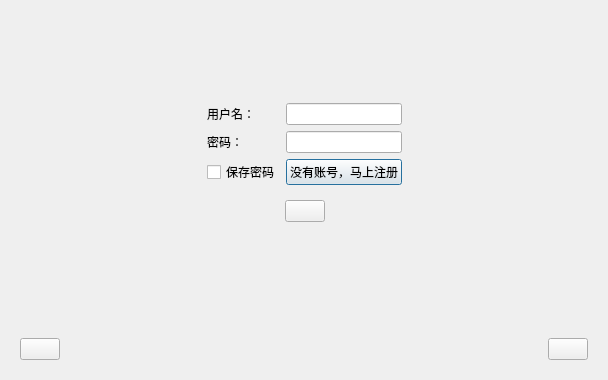
<?xml version="1.0" encoding="UTF-8"?>
<ui version="4.0">
 <class>Login</class>
 <widget class="QDialog" name="Login">
  <property name="geometry">
   <rect>
    <x>0</x>
    <y>0</y>
    <width>608</width>
    <height>380</height>
   </rect>
  </property>
  <property name="windowTitle">
   <string>Dialog</string>
  </property>
  <layout class="QVBoxLayout" name="verticalLayout_2">
   <item>
    <widget class="QStackedWidget" name="stackedWidget">
     <widget class="QWidget" name="page">
      <layout class="QVBoxLayout" name="verticalLayout">
       <item>
        <spacer name="verticalSpacer">
         <property name="orientation">
          <enum>Qt::Vertical</enum>
         </property>
         <property name="sizeHint" stdset="0">
          <size>
           <width>20</width>
           <height>29</height>
          </size>
         </property>
        </spacer>
       </item>
       <item>
        <widget class="QWidget" name="widget" native="true">
         <layout class="QHBoxLayout" name="horizontalLayout">
          <item>
           <spacer name="horizontalSpacer_5">
            <property name="orientation">
             <enum>Qt::Horizontal</enum>
            </property>
            <property name="sizeHint" stdset="0">
             <size>
              <width>40</width>
              <height>20</height>
             </size>
            </property>
           </spacer>
          </item>
          <item>
           <widget class="QWidget" name="widget_2" native="true">
            <layout class="QGridLayout" name="gridLayout">
             <item row="0" column="0">
              <widget class="QLabel" name="label">
               <property name="text">
                <string>用户名：</string>
               </property>
              </widget>
             </item>
             <item row="0" column="1">
              <widget class="QLineEdit" name="userName"/>
             </item>
             <item row="1" column="0">
              <widget class="QLabel" name="label_2">
               <property name="text">
                <string>密码：</string>
               </property>
              </widget>
             </item>
             <item row="1" column="1">
              <widget class="QLineEdit" name="passwd"/>
             </item>
             <item row="2" column="0">
              <widget class="QCheckBox" name="savePwd">
               <property name="text">
                <string>保存密码</string>
               </property>
              </widget>
             </item>
             <item row="2" column="1">
              <widget class="QPushButton" name="regUser">
               <property name="text">
                <string>没有账号，马上注册</string>
               </property>
              </widget>
             </item>
             <item row="3" column="0" colspan="2">
              <widget class="QWidget" name="widget_3" native="true">
               <layout class="QHBoxLayout" name="horizontalLayout_2">
                <item>
                 <spacer name="horizontalSpacer_3">
                  <property name="orientation">
                   <enum>Qt::Horizontal</enum>
                  </property>
                  <property name="sizeHint" stdset="0">
                   <size>
                    <width>40</width>
                    <height>20</height>
                   </size>
                  </property>
                 </spacer>
                </item>
                <item>
                 <widget class="QPushButton" name="loginBtn">
                  <property name="text">
                   <string/>
                  </property>
                 </widget>
                </item>
                <item>
                 <spacer name="horizontalSpacer_4">
                  <property name="orientation">
                   <enum>Qt::Horizontal</enum>
                  </property>
                  <property name="sizeHint" stdset="0">
                   <size>
                    <width>40</width>
                    <height>20</height>
                   </size>
                  </property>
                 </spacer>
                </item>
               </layout>
              </widget>
             </item>
            </layout>
           </widget>
          </item>
          <item>
           <spacer name="horizontalSpacer_6">
            <property name="orientation">
             <enum>Qt::Horizontal</enum>
            </property>
            <property name="sizeHint" stdset="0">
             <size>
              <width>40</width>
              <height>20</height>
             </size>
            </property>
           </spacer>
          </item>
         </layout>
        </widget>
       </item>
       <item>
        <spacer name="verticalSpacer_2">
         <property name="orientation">
          <enum>Qt::Vertical</enum>
         </property>
         <property name="sizeHint" stdset="0">
          <size>
           <width>20</width>
           <height>30</height>
          </size>
         </property>
        </spacer>
       </item>
      </layout>
     </widget>
     <widget class="QWidget" name="page_2">
      <layout class="QVBoxLayout" name="verticalLayout_3">
       <item>
        <spacer name="verticalSpacer_4">
         <property name="orientation">
          <enum>Qt::Vertical</enum>
         </property>
         <property name="sizeHint" stdset="0">
          <size>
           <width>20</width>
           <height>31</height>
          </size>
         </property>
        </spacer>
       </item>
       <item>
        <widget class="QWidget" name="widget_5" native="true">
         <layout class="QHBoxLayout" name="horizontalLayout_4">
          <item>
           <spacer name="horizontalSpacer_7">
            <property name="orientation">
             <enum>Qt::Horizontal</enum>
            </property>
            <property name="sizeHint" stdset="0">
             <size>
              <width>40</width>
              <height>20</height>
             </size>
            </property>
           </spacer>
          </item>
          <item>
           <widget class="QWidget" name="widget_6" native="true">
            <layout class="QGridLayout" name="gridLayout_2">
             <item row="1" column="0">
              <widget class="QLabel" name="label_4">
               <property name="text">
                <string>密码：</string>
               </property>
              </widget>
             </item>
             <item row="0" column="0">
              <widget class="QLabel" name="label_3">
               <property name="text">
                <string>用户名：</string>
               </property>
              </widget>
             </item>
             <item row="0" column="1">
              <widget class="QLineEdit" name="regUserName"/>
             </item>
             <item row="3" column="0" colspan="2">
              <widget class="QWidget" name="widget_7" native="true">
               <layout class="QHBoxLayout" name="horizontalLayout_5">
                <item>
                 <spacer name="horizontalSpacer_8">
                  <property name="orientation">
                   <enum>Qt::Horizontal</enum>
                  </property>
                  <property name="sizeHint" stdset="0">
                   <size>
                    <width>40</width>
                    <height>20</height>
                   </size>
                  </property>
                 </spacer>
                </item>
                <item>
                 <widget class="QPushButton" name="registerBtn">
                  <property name="text">
                   <string/>
                  </property>
                 </widget>
                </item>
                <item>
                 <spacer name="horizontalSpacer_9">
                  <property name="orientation">
                   <enum>Qt::Horizontal</enum>
                  </property>
                  <property name="sizeHint" stdset="0">
                   <size>
                    <width>40</width>
                    <height>20</height>
                   </size>
                  </property>
                 </spacer>
                </item>
               </layout>
              </widget>
             </item>
             <item row="1" column="1">
              <widget class="QLineEdit" name="regPassword"/>
             </item>
             <item row="2" column="0">
              <widget class="QLabel" name="label_7">
               <property name="text">
                <string>手机号：</string>
               </property>
              </widget>
             </item>
             <item row="2" column="1">
              <widget class="QLineEdit" name="phone"/>
             </item>
            </layout>
           </widget>
          </item>
          <item>
           <spacer name="horizontalSpacer_10">
            <property name="orientation">
             <enum>Qt::Horizontal</enum>
            </property>
            <property name="sizeHint" stdset="0">
             <size>
              <width>40</width>
              <height>20</height>
             </size>
            </property>
           </spacer>
          </item>
         </layout>
        </widget>
       </item>
       <item>
        <spacer name="verticalSpacer_3">
         <property name="orientation">
          <enum>Qt::Vertical</enum>
         </property>
         <property name="sizeHint" stdset="0">
          <size>
           <width>20</width>
           <height>30</height>
          </size>
         </property>
        </spacer>
       </item>
      </layout>
     </widget>
     <widget class="QWidget" name="page_3">
      <layout class="QVBoxLayout" name="verticalLayout_4">
       <item>
        <spacer name="verticalSpacer_6">
         <property name="orientation">
          <enum>Qt::Vertical</enum>
         </property>
         <property name="sizeHint" stdset="0">
          <size>
           <width>20</width>
           <height>48</height>
          </size>
         </property>
        </spacer>
       </item>
       <item>
        <widget class="QWidget" name="widget_8" native="true">
         <layout class="QHBoxLayout" name="horizontalLayout_6">
          <item>
           <spacer name="horizontalSpacer_11">
            <property name="orientation">
             <enum>Qt::Horizontal</enum>
            </property>
            <property name="sizeHint" stdset="0">
             <size>
              <width>40</width>
              <height>20</height>
             </size>
            </property>
           </spacer>
          </item>
          <item>
           <widget class="QWidget" name="widget_9" native="true">
            <layout class="QGridLayout" name="gridLayout_3">
             <item row="0" column="0">
              <widget class="QLabel" name="label_5">
               <property name="text">
                <string>IP地址：</string>
               </property>
              </widget>
             </item>
             <item row="0" column="1">
              <widget class="QLineEdit" name="ipAddr"/>
             </item>
             <item row="2" column="0" colspan="2">
              <widget class="QWidget" name="widget_10" native="true">
               <layout class="QHBoxLayout" name="horizontalLayout_7">
                <item>
                 <spacer name="horizontalSpacer_12">
                  <property name="orientation">
                   <enum>Qt::Horizontal</enum>
                  </property>
                  <property name="sizeHint" stdset="0">
                   <size>
                    <width>40</width>
                    <height>20</height>
                   </size>
                  </property>
                 </spacer>
                </item>
                <item>
                 <widget class="QPushButton" name="netOkBtn">
                  <property name="text">
                   <string/>
                  </property>
                 </widget>
                </item>
                <item>
                 <spacer name="horizontalSpacer_13">
                  <property name="orientation">
                   <enum>Qt::Horizontal</enum>
                  </property>
                  <property name="sizeHint" stdset="0">
                   <size>
                    <width>40</width>
                    <height>20</height>
                   </size>
                  </property>
                 </spacer>
                </item>
               </layout>
              </widget>
             </item>
             <item row="1" column="0">
              <widget class="QLabel" name="label_6">
               <property name="text">
                <string>端口号：</string>
               </property>
              </widget>
             </item>
             <item row="1" column="1">
              <widget class="QLineEdit" name="port"/>
             </item>
            </layout>
           </widget>
          </item>
          <item>
           <spacer name="horizontalSpacer_14">
            <property name="orientation">
             <enum>Qt::Horizontal</enum>
            </property>
            <property name="sizeHint" stdset="0">
             <size>
              <width>40</width>
              <height>20</height>
             </size>
            </property>
           </spacer>
          </item>
         </layout>
        </widget>
       </item>
       <item>
        <spacer name="verticalSpacer_5">
         <property name="orientation">
          <enum>Qt::Vertical</enum>
         </property>
         <property name="sizeHint" stdset="0">
          <size>
           <width>20</width>
           <height>47</height>
          </size>
         </property>
        </spacer>
       </item>
      </layout>
     </widget>
    </widget>
   </item>
   <item>
    <widget class="QWidget" name="widget_4" native="true">
     <layout class="QHBoxLayout" name="horizontalLayout_3">
      <item>
       <widget class="QPushButton" name="homeBtn">
        <property name="text">
         <string/>
        </property>
       </widget>
      </item>
      <item>
       <spacer name="horizontalSpacer">
        <property name="orientation">
         <enum>Qt::Horizontal</enum>
        </property>
        <property name="sizeHint" stdset="0">
         <size>
          <width>387</width>
          <height>20</height>
         </size>
        </property>
       </spacer>
      </item>
      <item>
       <widget class="QPushButton" name="netSetBtn">
        <property name="text">
         <string/>
        </property>
       </widget>
      </item>
     </layout>
    </widget>
   </item>
  </layout>
 </widget>
 <resources/>
 <connections/>
</ui>
